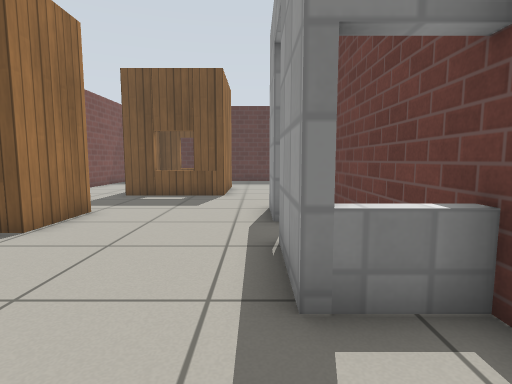
[1] (above)

16 first-person views from a walk through a world built for the Gazebo simulator. The camera is 0.72 m above the floor, tilts 6° down and sees 80° across. The floor is counted in squares, 0.5 m on a side. Each view is taken from the middle of a square. On the plan, view 1 faces up. The plan holds only what a view shows up to about 14 squares ahead; the rest is blank. Simple patterns stand in for the simulator's built-in surfaces.

[2]
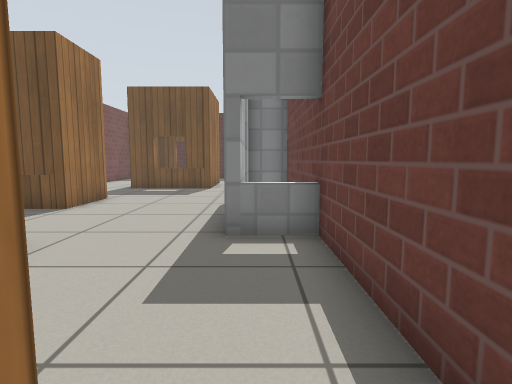

[3]
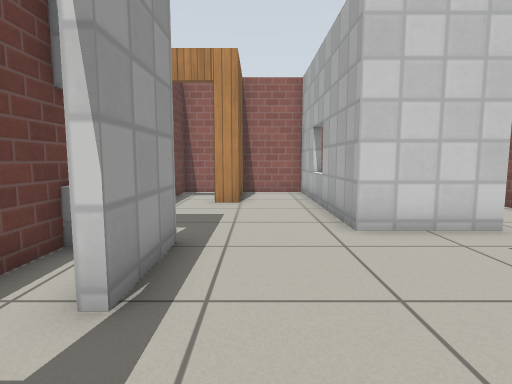

[4]
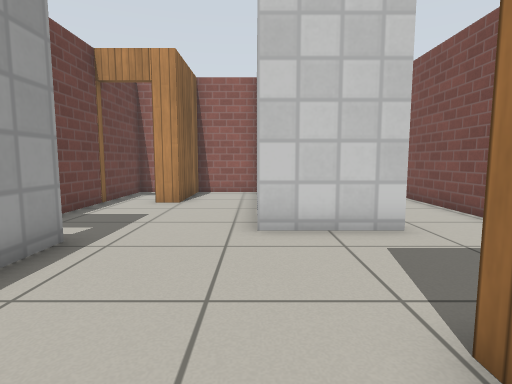

[5]
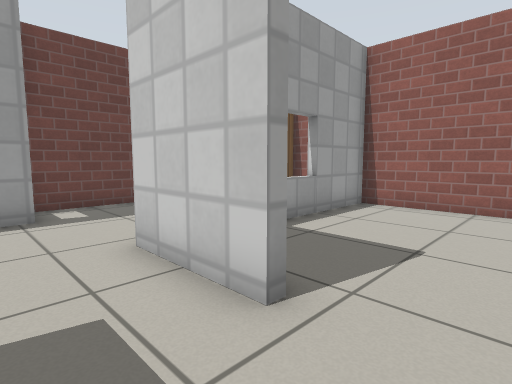

[6]
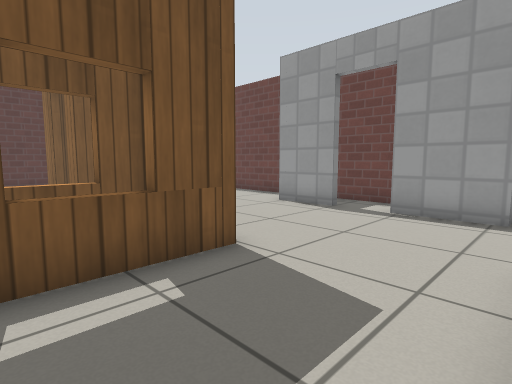

[7]
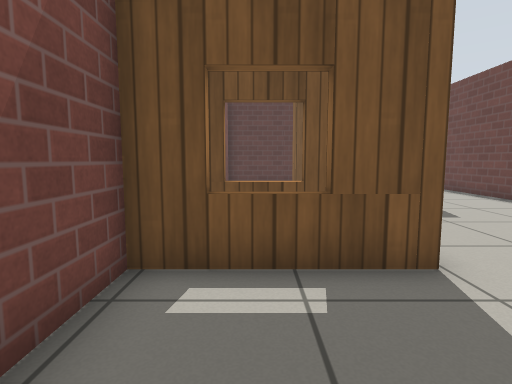

[8]
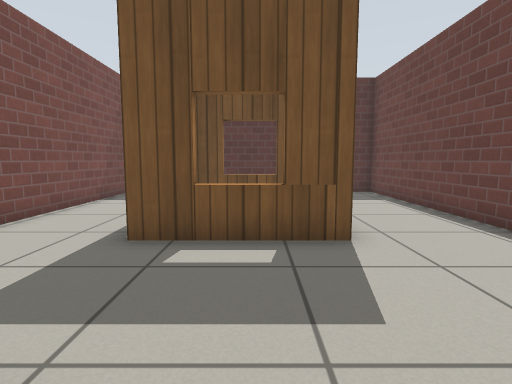

[9]
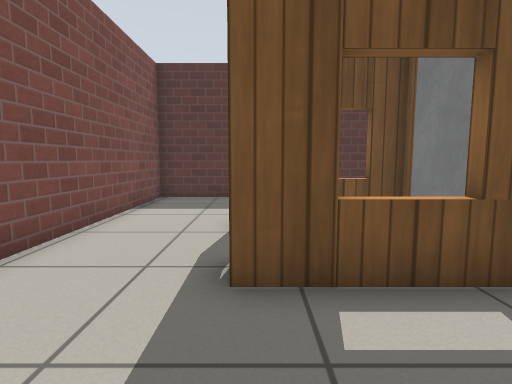

[10]
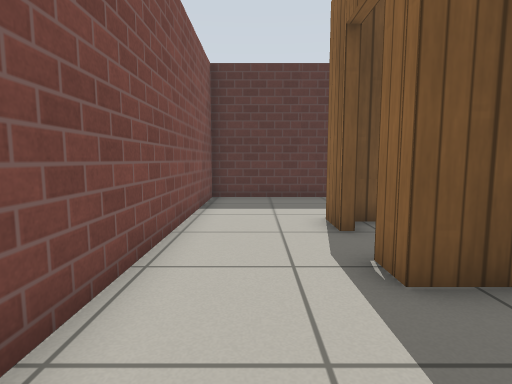

[11]
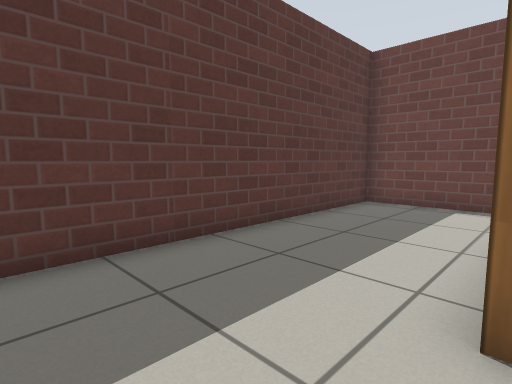

[12]
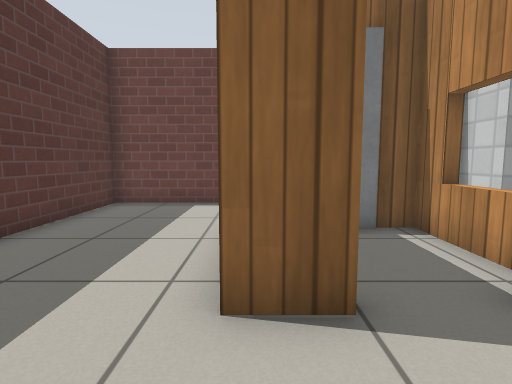

[13]
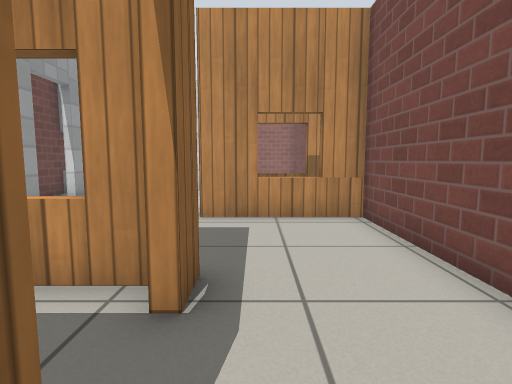

[14]
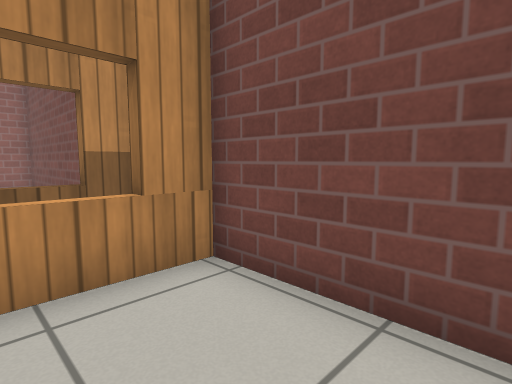

[15]
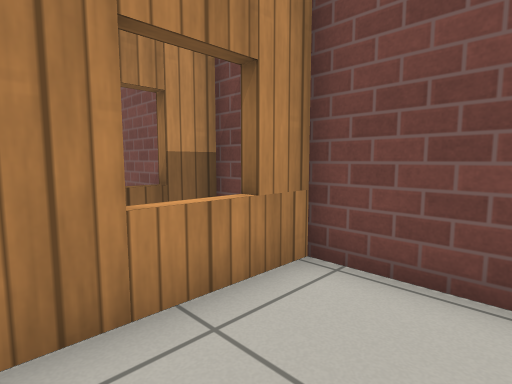

[16]
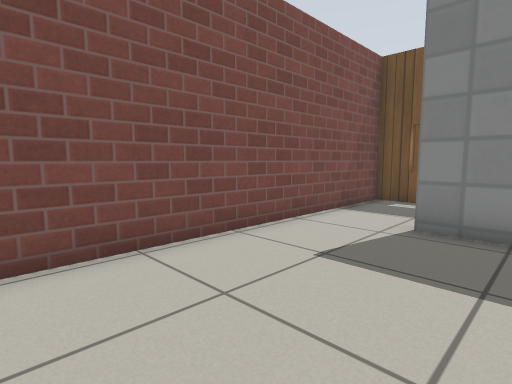

### Floor plan
Ten units are one square. View 1 is at (0, 0); x grows to the right and y downward. Boxes are objects, and circles mark ways between rooms. Rooms are numbered by the first view taken in them; rooms with no view inside come last. Other rooms are left out.
<svg viewBox="-92 -212 120 274">
<path fill="none" stroke="#000" d="M22 20 22 -30M-30 -19 -30 57 -4 57 -4 22 5 22M22 -27 4 -27M8 57 22 57 22 20M4 -70 4 -92 23 -92M-46 -84 -46 -59M4 -27 4 -52M-13 -123 -53 -123M-45 -19 -30 -19M-60 -16 -60 -19 -45 -19M-46 -59 -87 -59 -87 -15M-53 -151 -53 -164M-53 -123 -53 -134M22 -154 22 -207 -87 -207 -87 -84 -46 -84M-45 -16 -60 -16M-87 -15 -87 57 -33 57 -33 16M-13 -134 -13 -123M-16 -160 -49 -160M-25 -122 -25 -127M-41 -127 -41 -122M-49 -126 -16 -126 -16 -135M22 -107 22 -154M7 -49 7 -30M22 -30 22 -64"/>
<rect x="-25" y="-155" width="10" height="20" fill="#bbb"><title>door leaf</title></rect>
<circle cx="15" cy="20" r="3" fill="#2a7"/>
<circle cx="-15" cy="-30" r="3" fill="#2a7"/>
<circle cx="-55" cy="-40" r="3" fill="#2a7"/>
<circle cx="-50" cy="-100" r="3" fill="#2a7"/>
<circle cx="0" cy="-125" r="3" fill="#2a7"/>
<circle cx="-75" cy="-20" r="3" fill="#2a7"/>
<circle cx="-50" cy="-145" r="3" fill="#2a7"/>
<circle cx="0" cy="-160" r="3" fill="#2a7"/>
<text x="-10" y="10">1</text>
<text x="10" y="40">2</text>
<text x="-20" y="-70">3</text>
<text x="-70" y="-40">4</text>
<text x="-50" y="-170">5</text>
<text x="-60" y="20">6</text>
<text x="-10" y="-140">7</text>
<text x="10" y="-50">8</text>
</svg>
Room 1 opens to room 2. Room 1 opens to room 3. Room 3 opens to room 4. Room 3 opens to room 5. Room 3 opens to room 7. Room 4 opens to room 6. Room 5 opens to room 7.

Where each view was taken, in squares from view 1:
view 1: 0 up, 0 right, facing up
view 2: 3 down, 1 right, facing up
view 3: 8 up, 1 left, facing down
view 4: 8 up, 3 left, facing down
view 5: 4 up, 8 left, facing down-right
view 6: 2 up, 8 left, facing up-right
view 7: 2 up, 7 left, facing up
view 8: 7 up, 3 left, facing up
view 9: 9 up, 5 left, facing up
view 10: 9 up, 7 left, facing up
view 11: 16 up, 8 left, facing up-right
view 12: 16 up, 8 left, facing right
view 13: 16 up, 6 left, facing down
view 14: 12 up, 6 left, facing down-left
view 15: 11 up, 5 left, facing down-left
view 16: 5 down, 4 left, facing up-left
